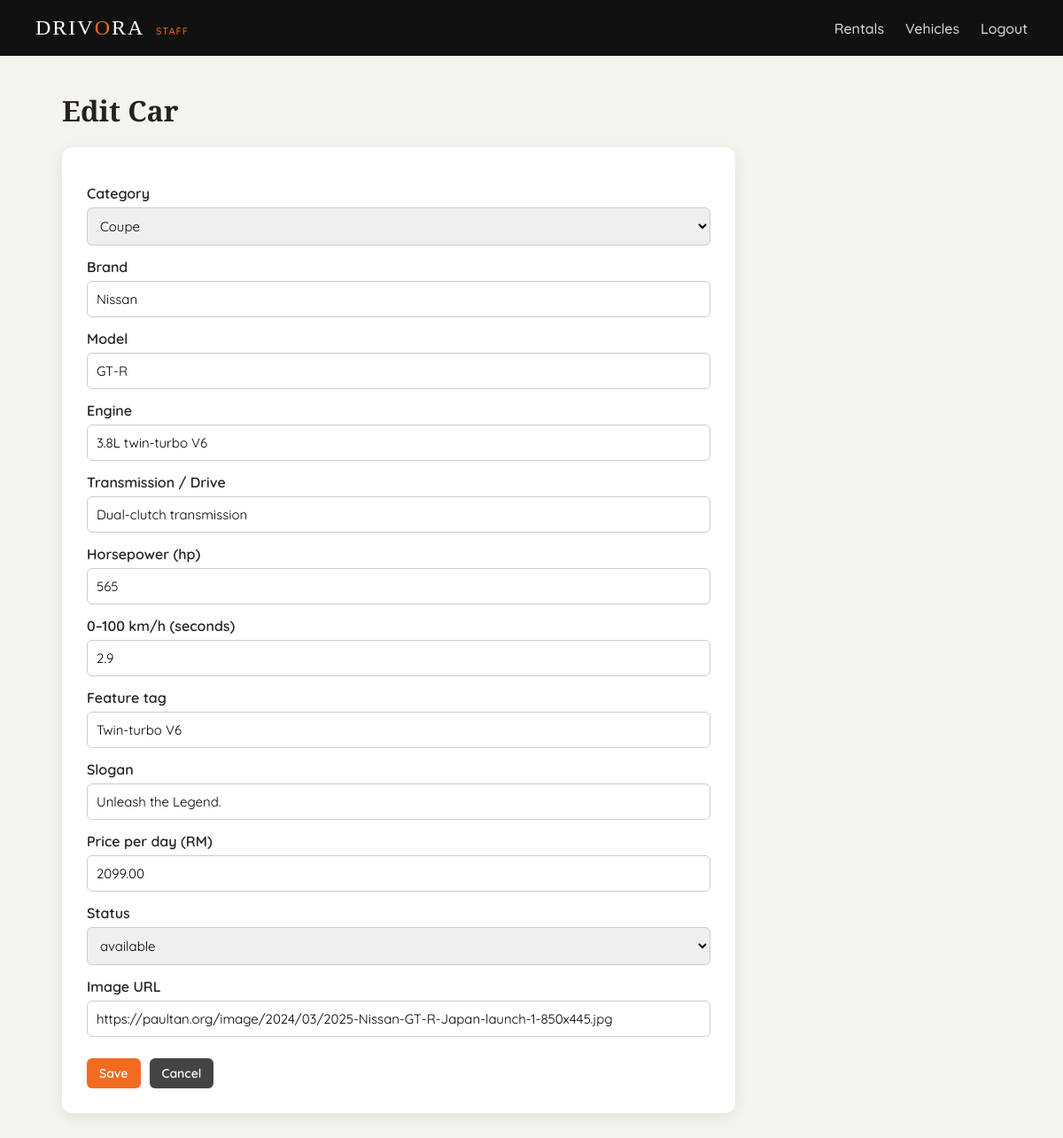
/staff/vehicle-form.php?id=6 (signed in), run on the app's committed database.
### tables this page shows
CREATE TABLE IF NOT EXISTS vehicles (
    vehicle_id INT AUTO_INCREMENT PRIMARY KEY,
    categories_id INT NOT NULL,
    brand VARCHAR(100) NOT NULL,
    model VARCHAR(100) NOT NULL,
    engine VARCHAR(150),
    transmission_drive VARCHAR(100),
    horsepower INT,
    acceleration_0_100 DECIMAL(3,1),
    feature_tag VARCHAR(150),
    slogan VARCHAR(150),
    price_per_day DECIMAL(10,2) NOT NULL,
    status ENUM('available','rented','maintenance') NOT NULL DEFAULT 'available',
    image VARCHAR(500),
    FOREIGN KEY (categories_id) REFERENCES categories(categories_id)
);

CREATE TABLE IF NOT EXISTS categories (
    categories_id INT AUTO_INCREMENT PRIMARY KEY,
    categories_name VARCHAR(100) NOT NULL,
    seats_label VARCHAR(50),
    description TEXT
);

### staff/vehicle-form.php (the view, shortened to what this page needs)
<?php
require_once __DIR__ . '/../config/db.php';
$id = 0;
if (isset($_GET['id'])) {
    $id = $_GET['id'];
}
$categories = $pdo->query("SELECT * FROM categories")->fetchAll(PDO::FETCH_ASSOC);
$car = [
    'categories_id' => '',
    'brand' => '',
    'model' => '',
    'engine' => '',
    'transmission_drive' => '',
    'horsepower' => '',
    'acceleration_0_100' => '',
    'feature_tag' => '',
    'slogan' => '',
    'price_per_day' => '',
    'status' => 'available',
    'image' => '',
];
if ($id != 0) {
    $stmt = $pdo->prepare("SELECT * FROM vehicles WHERE vehicle_id = ?");
    $stmt->execute([$id]);
    $row = $stmt->fetch(PDO::FETCH_ASSOC);
    if ($row) {
        $car = $row;
    } else {
        die('Car not found. <a href="vehicles.php">Back</a>');
    }
}
?>
<!DOCTYPE html>
<html lang="en">
<head>
    <link rel="stylesheet" href="../assets/panel.css">
</head>
<body>
    <nav>
        <a href="/mainpage/index.php" class="logo">DRIV<span>O</span>RA <small>STAFF</small></a>
        <ul>
            <li><a href="rentals.php">Rentals</a></li>
            <li><a href="vehicles.php">Vehicles</a></li>
            <li><a href="/system/logout.php">Logout</a></li>
        </ul>
    </nav>
    <div class="wrap">
        <?php if ($id != 0): ?>
            <h1>Edit Car</h1>
        <?php else: ?>
            <h1>Add Car</h1>
        <?php endif; ?>
        <form method="post" class="form-card">
            <label>Category</label>
            <select name="categories_id" required>
                <?php foreach ($categories as $c): ?>
                    <option value="<?php echo $c['categories_id']; ?>" <?php if ($c['categories_id'] == $car['categories_id']) { echo 'selected'; } ?>>
                        <?php echo htmlspecialchars($c['categories_name']); ?>
                    </option>
                <?php endforeach; ?>
            </select>
            <label>Brand</label>
            <input type="text" name="brand" value="<?php echo htmlspecialchars($car['brand']); ?>" required>
            <label>Model</label>
            <input type="text" name="model" value="<?php echo htmlspecialchars($car['model']); ?>" required>
            <label>Engine</label>
            <input type="text" name="engine" value="<?php echo htmlspecialchars($car['engine']); ?>">
            <label>Transmission / Drive</label>
            <input type="text" name="transmission_drive" value="<?php echo htmlspecialchars($car['transmission_drive']); ?>">
            <label>Horsepower (hp)</label>
            <input type="number" name="horsepower" value="<?php echo htmlspecialchars($car['horsepower']); ?>" required>
            <label>0–100 km/h (seconds)</label>
            <input type="number" step="0.1" name="acceleration_0_100" value="<?php echo htmlspecialchars($car['acceleration_0_100']); ?>" required>
            <label>Feature tag</label>
            <input type="text" name="feature_tag" value="<?php echo htmlspecialchars($car['feature_tag']); ?>">
            <label>Slogan</label>
            <input type="text" name="slogan" value="<?php echo htmlspecialchars($car['slogan']); ?>">
            <label>Price per day (RM)</label>
            <input type="number" step="0.01" name="price_per_day" value="<?php echo htmlspecialchars($car['price_per_day']); ?>" required>
            <label>Status</label>
            <select name="status">
                <?php foreach (['available', 'rented', 'maintenance'] as $s): ?>
                    <option value="<?php echo $s; ?>" <?php if ($car['status'] === $s) { echo 'selected'; } ?>><?php echo $s; ?></option>
                <?php endforeach; ?>
            </select>
            <label>Image URL</label>
            <input type="text" name="image" value="<?php echo htmlspecialchars($car['image']); ?>">
            <div class="buttons">
                <button type="submit">Save</button>
                <a href="vehicles.php" class="btn grey">Cancel</a>
            </div>
        </form>
    </div>
</body>
</html>

### assets/panel.css (style rules this page uses)
* { box-sizing: border-box; margin: 0; padding: 0; }
body { font-family: 'Quicksand', sans-serif; background: #f6f3ee; color: #222; }
nav { background: #111; padding: 18px 40px; display: flex; justify-content: space-between; align-items: center; }
nav .logo { font-family: 'Playfair Display', serif; font-size: 24px; color: #fff; text-decoration: none; letter-spacing: 2px; }
nav .logo span { color: #f26b21; }
nav .logo small { font-family: 'Quicksand', sans-serif; font-size: 11px; color: #f26b21; letter-spacing: 1px; margin-left: 6px; }
nav ul { list-style: none; display: flex; gap: 24px; }
nav a { color: #ddd; text-decoration: none; font-weight: 500; }
.wrap { max-width: 1100px; margin: 40px auto; padding: 0 20px; }
h1 { font-family: 'Playfair Display', serif; margin-bottom: 20px; }
small { color: #888; }
button, .btn { display: inline-block; padding: 8px 14px; border: 0; border-radius: 6px; background: #f26b21; color: #fff; font-family: inherit; font-size: 14px; font-weight: 600; text-decoration: none; cursor: pointer; }
.btn.grey { background: #444; }
input, select { padding: 8px 10px; border: 1px solid #ccc; border-radius: 6px; font-family: inherit; font-size: 14px; }
.form-card { max-width: 760px; background: #fff; padding: 28px; border-radius: 12px; box-shadow: 0 4px 18px rgba(0, 0, 0, .08); }
.form-card label { display: block; font-weight: 600; margin: 14px 0 6px; }
.form-card input, .form-card select { width: 100%; padding: 10px; font-size: 15px; }
.form-card .buttons { margin-top: 24px; display: flex; gap: 10px; }

### data on the page
vehicles: categories_id "Coupe", brand "Nissan", model "GT-R", engine "3.8L twin-turbo V6", transmission_drive "Dual-clutch transmission", horsepower "565", acceleration_0_100 "2.9", feature_tag "Twin-turbo V6", slogan "Unleash the Legend.", price_per_day "2099.00", status "available", image "https://paultan.org/image/2024/03/2025-Nissan-GT-R-Japan-launch-1-850x445.jpg"
